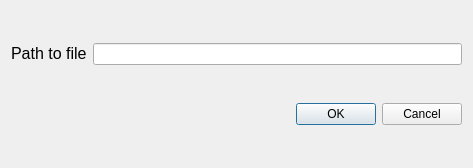
<?xml version="1.0" encoding="UTF-8"?>
<ui version="4.0">
 <class>ReadDialog</class>
 <widget class="QDialog" name="ReadDialog">
  <property name="geometry">
   <rect>
    <x>0</x>
    <y>0</y>
    <width>473</width>
    <height>168</height>
   </rect>
  </property>
  <property name="windowTitle">
   <string>Dialog</string>
  </property>
  <layout class="QVBoxLayout" name="verticalLayout">
   <item>
    <layout class="QHBoxLayout" name="horizontalLayout">
     <item>
      <widget class="QLabel" name="label">
       <property name="text">
        <string>&lt;html&gt;&lt;head/&gt;&lt;body&gt;&lt;p&gt;&lt;span style=&quot; font-size:12pt;&quot;&gt;Path to file&lt;/span&gt;&lt;/p&gt;&lt;/body&gt;&lt;/html&gt;</string>
       </property>
      </widget>
     </item>
     <item>
      <widget class="QLineEdit" name="lineEdit"/>
     </item>
    </layout>
   </item>
   <item>
    <widget class="QDialogButtonBox" name="buttonBox">
     <property name="orientation">
      <enum>Qt::Horizontal</enum>
     </property>
     <property name="standardButtons">
      <set>QDialogButtonBox::Cancel|QDialogButtonBox::Ok</set>
     </property>
    </widget>
   </item>
  </layout>
 </widget>
 <resources/>
 <connections>
  <connection>
   <sender>buttonBox</sender>
   <signal>accepted()</signal>
   <receiver>ReadDialog</receiver>
   <slot>accept()</slot>
   <hints>
    <hint type="sourcelabel">
     <x>248</x>
     <y>254</y>
    </hint>
    <hint type="destinationlabel">
     <x>157</x>
     <y>274</y>
    </hint>
   </hints>
  </connection>
  <connection>
   <sender>buttonBox</sender>
   <signal>rejected()</signal>
   <receiver>ReadDialog</receiver>
   <slot>reject()</slot>
   <hints>
    <hint type="sourcelabel">
     <x>316</x>
     <y>260</y>
    </hint>
    <hint type="destinationlabel">
     <x>286</x>
     <y>274</y>
    </hint>
   </hints>
  </connection>
 </connections>
</ui>
